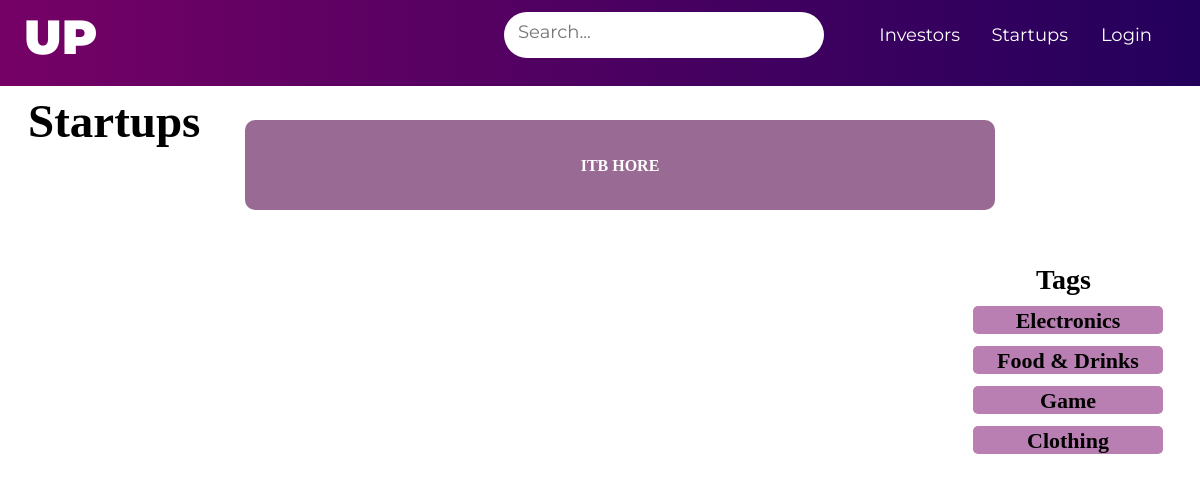
Page /startups on the earlier database version.
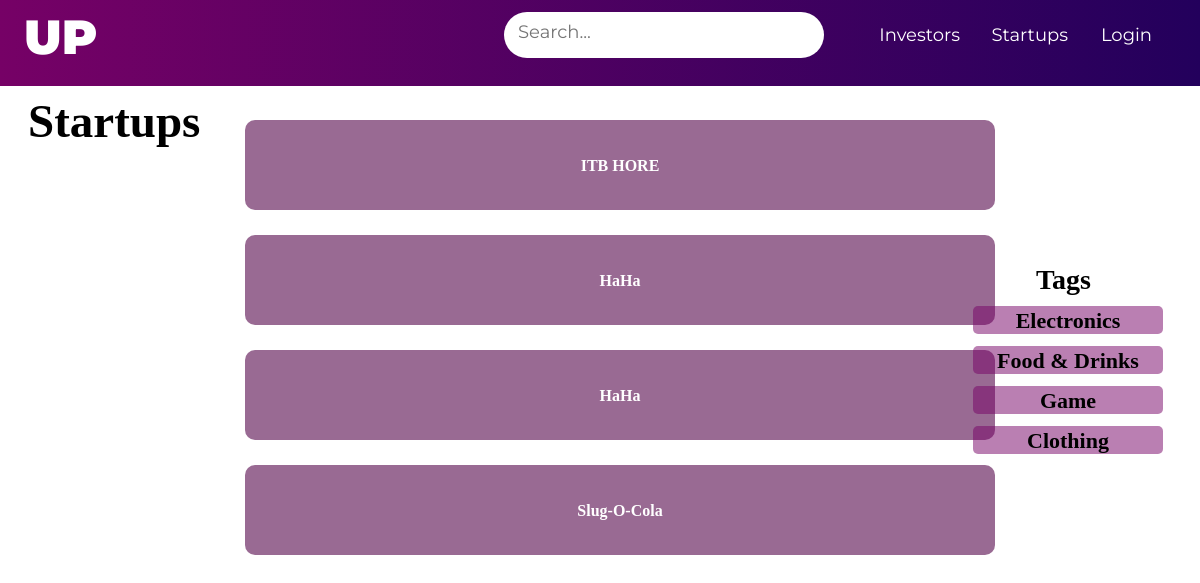
Same page on the later database version.
### models.py (models this page shows)
class Startup(db.Model):
    id = db.Column(db.Integer, primary_key=True)
    email = db.Column(db.String(100))
    full_name = db.Column(db.String(100))
    name = db.Column(db.String(100))
    location = db.Column(db.String(100))
    category = db.Column(db.String(100))
    description = db.Column(db.String(200))
    phone_number = db.Column(db.String(20))
    gender = db.Column(db.String(10))
    budget_need = db.Column(db.Integer)
    company_location = db.Column(db.String(100))
    return_type_startup = db.Column(db.String(100))
    additional_support = db.Column(db.String(100))

### __init__.py (the view)
    @app.route("/startups")
    def startups():
        return render_template('search_filter_startup.html', title='Startups', data=Startup.query.all())

### templates/search_filter_startup.html (shortened to what this page needs)
{%extends 'navbar.html'%}
{%block layout%}
<head>
    <link rel="stylesheet" href="../static/main.css">
</head>
<body>
    <h1 class="logo">Startups</h1>
    <h2 class="tags">Tags</h2>
    <div class="category">
        <button class="electronics"><a href="{{url_for('electronics')}}">Electronics</a></button>
        <button class="food"><a href="{{url_for('foodndrinks')}}">Food & Drinks</a></button>
        <button class="game"><a href="{{url_for('games')}}">Game</a></button>
        <button class="clothing"><a href="{{url_for('clothings')}}">Clothing</a></button>
    </div>
    <div class='isi'>
        <div class='list'>
            <ul>
                {% for item in data %}
                    <li><a href="#">{{item.name}}</a></li>
                {% endfor%}
            </ul>
        </div>
    </div>
</body>
{%endblock layout%}

Differences in the rows shown:
added Startup: name "HaHa"
added Startup: name "HaHa"
added Startup: name "Slug-O-Cola"
